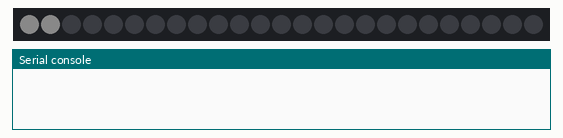
Simulated run of this program. Board: Raspberry Pi Pico running MicroPython. On the bench: 25 RGB LEDs in strip order, left to right, the last lines printed to the serial console. Dim RGB values are drawn brighter than linear; WiFi joins after 1.5 s; the clock reads 2024-03-15 10:24:30 at power-on unless the program sets it; values from a settings file that is not in the repository are placeholders; library files of the repository ran but are not shown: neopixel.py.

Above: at 0.11 s.
At 1.4 s:
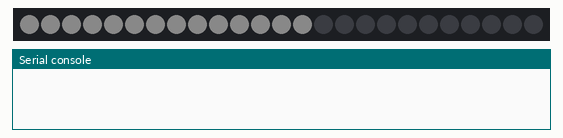
At 2.1 s:
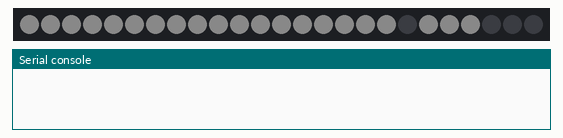
At 3.5 s:
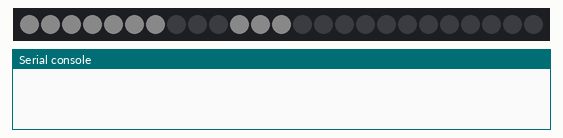
At 5.0 s:
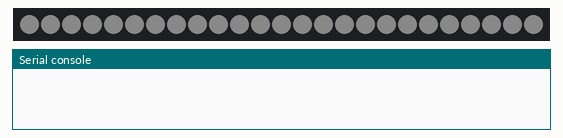
At 30.2 s:
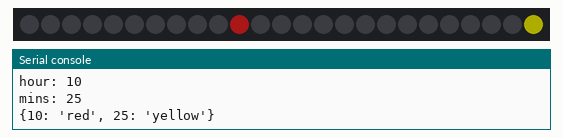

The program:

main.py
```python
import time
import network
import ntptime
import random

from neopixel import Neopixel

numpix = 25
brightness = 50
pixels = Neopixel(numpix, 0, 28, "GRB")
pixels.brightness(brightness)

colorDict = dict()
colorDict['red'] = (225, 32, 32)
colorDict['rose'] = (255, 0, 128)
colorDict['orange'] = (255, 128, 0)
colorDict['green'] = (0, 255, 0)
colorDict['blue'] = (0, 0, 255)
colorDict['azure'] = (0, 128, 255)
colorDict['cyan'] = (0, 255, 255)
colorDict['yellow'] = (255, 255, 0)
colorDict['white'] = (255, 255, 255)

rows = [[0,1,2,3,4,5,6], [7,8,9,10,11,12], [13,14,15,16,17], [18,19,20,21], [22,23,24]]
pixelDict = dict()
pixelDict[-1] = -1
pixelDict[0] = 0
pixelDict[1] = 1
pixelDict[2] = 2
pixelDict[3] = 3
pixelDict[4] = 4
pixelDict[5] = 5
pixelDict[6] = 6
pixelDict[7] = 12
pixelDict[8] = 11
pixelDict[9] = 10
pixelDict[10] = 9
pixelDict[11] = 8
pixelDict[12] = 7
pixelDict[13] = 13
pixelDict[14] = 14
pixelDict[15] = 15
pixelDict[16] = 16
pixelDict[17] = 17
pixelDict[18] = 21
pixelDict[19] = 20
pixelDict[20] = 19
pixelDict[21] = 18
pixelDict[22] = 22
pixelDict[23] = 23
pixelDict[24] = 24

def test_strip():
    pixels.fill((255,0, 0))
    pixels.show()

def setup_wifi():
    try:
        from secrets import secrets
    except ImportError:
        print("WiFi secrets are kept in secrets.py, please add them there!")
        raise

    wlan = network.WLAN(network.STA_IF)
    wlan.active(True)
    wlan.connect(secrets['ssid'], secrets['password'])

    max_wait = 30
    while max_wait > 0:
        if wlan.status() < 0 or wlan.status() >=3:
            break
        max_wait -= 1
        print('waiting for connection...')
        time.sleep(1)

    if wlan.status() !=3:
        raise RuntimeError('network connection failed')
    else:
        print('connected')
        status = wlan.ifconfig()
        print('ip' + status[0])


def get_colors(hour, minutes):
    colors = dict()
    colors[hour] = "red"
    # show nothing for 0 minutes
    if not minutes[0] == 0:
        for min in minutes:
            if min in colors:
                colors[min] = "azure"
            else:
                colors[min] = "yellow"

    return colors

def flourish(iters=1):
    for x in range(iters):
        pixels.brightness(20)
        pixels.clear()
        for x in range(0, 5):
            pixels.fill((255,255,255))
            pixels.show()
            time.sleep(.5)
            pixels.clear()
            pixels.show()
            time.sleep(.5)
        pixels.brightness(brightness)

def startup(iters=1):
    for x in range(iters):
        pixels.brightness(10)
        pixels.clear()

        for row in rows:
            for light in row:
                pixels.set_pixel(pixelDict[light], colorDict['white'])
                pixels.show()
                time.sleep(.1)
        pixels.clear()
        pixels.show()
        pixels.brightness(brightness)

def explode(iters=1):
    pixels.brightness(10)

    for x in range(iters):
        start = 0
        end = numpix - 1

        while start-1 < end:
            pixels.clear()
            pixels.set_pixel(pixelDict[start], colorDict['white'])
            pixels.set_pixel(pixelDict[end], colorDict['white'])
            pixels.show()
            start += 1
            end -= 1
            time.sleep(.1)

        time.sleep(.5)
        while end < numpix-1:
            start -= 1
            end += 1
            pixels.set_pixel(pixelDict[start], colorDict['white'])
            pixels.set_pixel(pixelDict[end], colorDict['white'])
            pixels.show()

            time.sleep(.1)
        time.sleep(.5)


def break_down_minutes(num_holes, minutes):
    answer = list()
    if minutes <= num_holes:
        answer.append(minutes)
        return answer

    if minutes - num_holes < num_holes:
        answer.append(num_holes)
        answer.append(minutes-num_holes)
        return answer

    counter = 0
    for i in range(num_holes, 0, -1):
        if i == num_holes:
            answer.append(i)
            counter += i
            continue
        elif i + counter <= minutes:
            answer.append(i)
            counter += i
            continue
        if counter == minutes:
            return answer

    return answer


def show_time(should_wait):
    daTime = time.localtime()
    hour = daTime[3]
    minutes = daTime[4]
    seconds = daTime[5]
    if seconds == 0 or not should_wait:
        if minutes == 0:
            flourish()
        print(f'hour: {hour}')
        print(f'mins: {minutes}')
        colors = (get_colors(hour, break_down_minutes(numpix, minutes)))
        print(colors)

        pixels.clear()
        for led, color in colors.items():
            pixels.set_pixel(pixelDict[led - 1], colorDict[color])
        pixels.show()
    time.sleep(1)

# test_strip()
startup(2)

# light first led for wifi setup
pixels.set_pixel(0, colorDict['white'])
pixels.show()
setup_wifi()
# light second led for time setup
pixels.clear()
pixels.set_pixel(1, colorDict['white'])
pixels.show()
time.sleep(5)
for x in range(10):
    try:
        print('getting ntp time')
        ntptime.settime()
        break
    except:
        print("trying again")

print("Local time after synchronization：%s" %str(time.localtime()))
show_time(False)
while(True):
    show_time(True)
```
